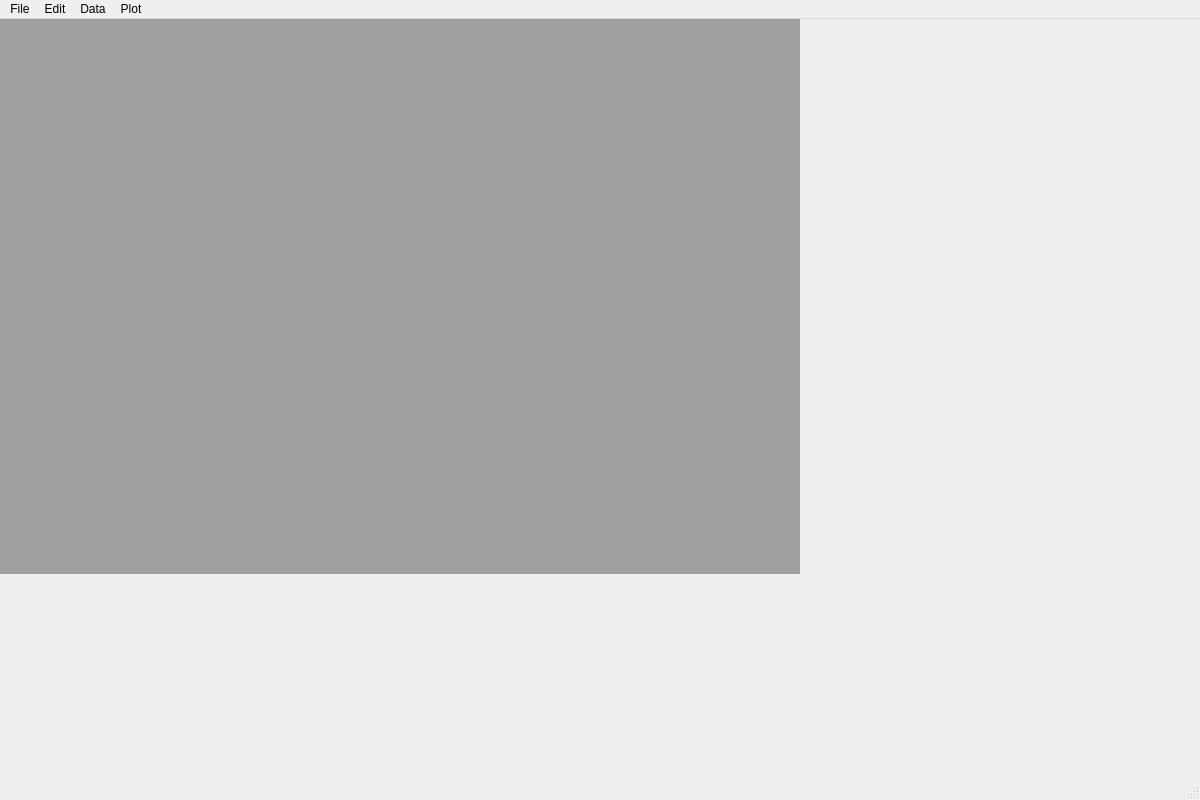
<?xml version="1.0" encoding="UTF-8"?>
<ui version="4.0">
 <class>MainWindow</class>
 <widget class="QMainWindow" name="MainWindow">
  <property name="geometry">
   <rect>
    <x>0</x>
    <y>0</y>
    <width>1200</width>
    <height>800</height>
   </rect>
  </property>
  <property name="windowTitle">
   <string>PySciPlot</string>
  </property>
  <widget class="QWidget" name="centralwidget">
   <widget class="QMdiArea" name="workspace">
    <property name="geometry">
     <rect>
      <x>0</x>
      <y>0</y>
      <width>800</width>
      <height>555</height>
     </rect>
    </property>
   </widget>
  </widget>
  <widget class="QMenuBar" name="menubar">
   <property name="geometry">
    <rect>
     <x>0</x>
     <y>0</y>
     <width>1200</width>
     <height>23</height>
    </rect>
   </property>
   <widget class="QMenu" name="menuFile">
    <property name="title">
     <string>File</string>
    </property>
    <widget class="QMenu" name="menuNew">
     <property name="title">
      <string>New</string>
     </property>
     <addaction name="actionNew_Table"/>
    </widget>
    <addaction name="menuNew"/>
    <addaction name="actionQuit"/>
    <addaction name="actionShow_Waves"/>
   </widget>
   <widget class="QMenu" name="menuEdit">
    <property name="title">
     <string>Edit</string>
    </property>
   </widget>
   <widget class="QMenu" name="menuData">
    <property name="title">
     <string>Data</string>
    </property>
    <addaction name="actionManage_Waves"/>
   </widget>
   <widget class="QMenu" name="menuPlot">
    <property name="title">
     <string>Plot</string>
    </property>
    <addaction name="actionEdit_Figure"/>
   </widget>
   <addaction name="menuFile"/>
   <addaction name="menuEdit"/>
   <addaction name="menuData"/>
   <addaction name="menuPlot"/>
  </widget>
  <widget class="QStatusBar" name="statusbar"/>
  <action name="actionQuit">
   <property name="text">
    <string>Quit</string>
   </property>
   <property name="shortcut">
    <string>Ctrl+Q</string>
   </property>
  </action>
  <action name="actionNew_Table">
   <property name="text">
    <string>New Table</string>
   </property>
   <property name="shortcut">
    <string>Ctrl+T</string>
   </property>
  </action>
  <action name="actionManage_Waves">
   <property name="text">
    <string>Manage Waves</string>
   </property>
   <property name="shortcut">
    <string>Ctrl+A</string>
   </property>
  </action>
  <action name="actionManage_Tables">
   <property name="text">
    <string>Manage Tables</string>
   </property>
  </action>
  <action name="actionShow_Waves">
   <property name="text">
    <string>Show Waves</string>
   </property>
  </action>
  <action name="actionEdit_Figure">
   <property name="text">
    <string>Edit Figure</string>
   </property>
  </action>
 </widget>
 <resources/>
 <connections/>
</ui>
